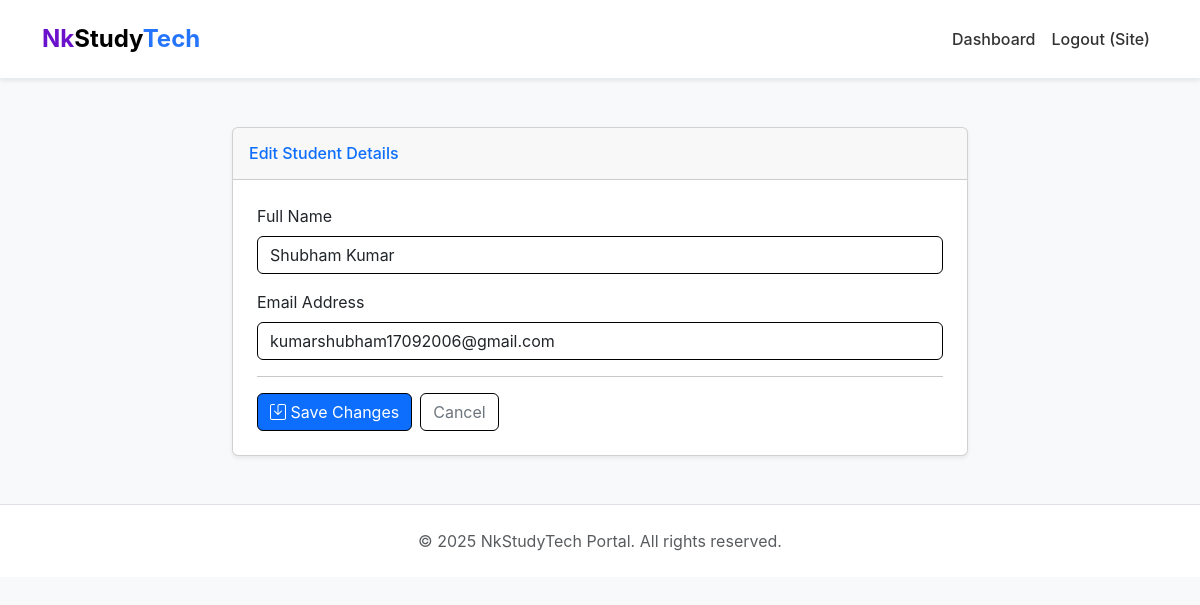
The page /admin/student/4/edit (signed in) on the database its author committed.
### app.py (models this page shows, shortened)
class User(db.Model, UserMixin):
    id = db.Column(db.Integer, primary_key=True)
    name = db.Column(db.String(120))
    email = db.Column(db.String(150), unique=True, nullable=False)
    password_hash = db.Column(db.String(200))
    is_admin = db.Column(db.Boolean, default=False)
    created_at = db.Column(db.DateTime, default=datetime.utcnow)

### app.py (the view)
@app.route('/admin/student/<int:uid>/edit', methods=['GET','POST'])
@login_required
def admin_edit_student(uid):
    if not current_user.is_admin:
        return redirect(url_for('student_dashboard'))
    user = User.query.get_or_404(uid)
    if request.method == 'POST':
        user.name = request.form.get('name')
        user.email = request.form.get('email')
        db.session.commit()
        flash('Student updated', 'success')
        return redirect(url_for('admin_manage_students'))
    return render_template('edit_student.html', user=user)

### app.py (called while the page is built)
@login_manager.user_loader
def load_user(user_id):
    return User.query.get(int(user_id))

### templates/edit_student.html (shortened to what this page needs)
{% extends 'layout.html' %}
{% block body %}
<div class="container mt-5">
  <div class="row justify-content-center">
    <div class="col-md-8"> <div class="card shadow-sm">
        <div class="card-header py-3">
          <h6 class="m-0 font-weight-bold text-primary">Edit Student Details</h6>
        </div>
        <div class="card-body p-4">
          <form method="POST">
            <div class="mb-3">
              <label for="name" class="form-label">Full Name</label>
              <input type="text" class="form-control" id="name" name="name" value="{{ user.name }}" required>
            </div>
            <div class="mb-3">
              <label for="email" class="form-label">Email Address</label>
              <input type="email" class="form-control" id="email" name="email" value="{{ user.email }}" required>
            </div>
            <hr>
            <div class="d-flex gap-2">
              <button class="btn btn-primary" type="submit">
                <i class="bi bi-save"></i> Save Changes
              </button>
              <a class="btn btn-outline-secondary" href="{{ url_for('admin_manage_students') }}">
                Cancel
              </a>
            </div>
          </form>
        </div>
      </div>
    </div>
  </div>
</div>
{% endblock %}

### templates/layout.html (shortened to what this page needs)
<!doctype html>
<html lang="en">
<head>
  <link href="https://cdn.jsdelivr.net/npm/bootstrap@5.3.3/dist/css/bootstrap.min.css" rel="stylesheet">
  <link href="https://cdn.jsdelivr.net/npm/bootstrap-icons@1.11.3/font/bootstrap-icons.min.css" rel="stylesheet">
</head>
<body>
  <nav class="navbar navbar-expand-lg navbar-light bg-white shadow-sm py-3">
    <div class="container">
      <a class="navbar-brand" href="{{ url_for('index') }}">
        <span class="logo-nk">Nk</span>Study<span class="logo-tech">Tech</span>
      </a>
      <div class="collapse navbar-collapse" id="mainNavbar">
        <ul class="navbar-nav ms-auto mb-2 mb-lg-0">
          {% if current_user.is_authenticated %}
            <li class="nav-item">
              <a class="nav-link" href="{{ url_for('student_dashboard') }}">Dashboard</a>
            </li>
            <li class="nav-item">
              <a class="nav-link" href="{{ url_for('logout') }}">Logout ({{ current_user.name.split(' ')[0] }})</a>
            </li>
          {% endif %}
        </ul>
      </div>
    </div>
  </nav>
  <main>
    {% block body %}{% endblock %}
  </main>
  <footer class="text-center py-4 mt-5 bg-white border-top">
    <div class="container">
      <p class="mb-0 text-muted">&copy; 2025 NkStudyTech Portal. All rights reserved.</p>
    </div>
  </footer>
</body>
</html>

### templates/layout.html (style rules this page uses)
.form-control { background-color: #FFFFFF !important; color: #212529 !important; border: 1px solid #000000 !important; }
.btn { border: 1px solid #000000 !important; }
body { background-color: #f8f9fa; font-family: -apple-system, BlinkMacSystemFont, "Segoe UI", Roboto, "Helvetica Neue", Arial, sans-serif; }
.navbar { border-bottom: 1px solid #e9ecef; }
.navbar-brand { font-weight: 700; font-size: 1.5rem; }
.logo-nk { color: #6a11cb; }
.logo-tech { color: #2575fc; }
.nav-link { font-weight: 500; color: #333; }

### rows shown on the page
User: name "Site"
User: name "Shubham Kumar", email "kumarshubham17092006@gmail.com"
